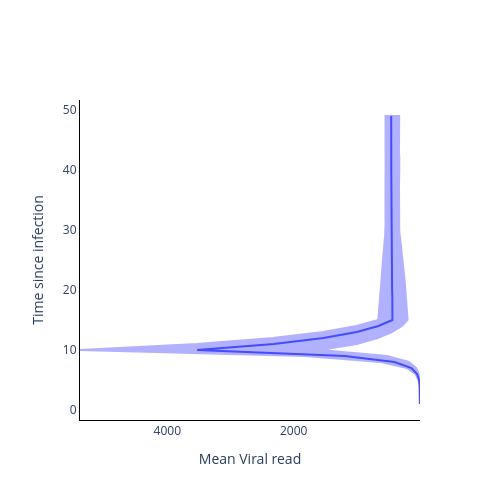

The notebook cell this image was saved under:
### Code cell
fig = go.Figure()

fig.add_trace(
    go.Scatter(
        y=time_from_infec,
        x=np.mean(vr_val, axis=1),
        mode='lines',
        name='Mean Viral read',
        showlegend=False,
    )
)

fig.add_trace(
    go.Scatter(
        y=time_from_infec.tolist() + time_from_infec.tolist()[::-1],
        x=np.quantile(vr_val, 0.975, axis=1).tolist() + np.quantile(vr_val, 0.025, axis=1).tolist()[::-1],
        mode='lines',
        fill='toself',
        fillcolor='blue',
        line_color='blue',
        opacity=0.3,
        showlegend=False,
    )
)

# Add axis labels
fig.update_layout(
    width=500, 
    height=500,
    plot_bgcolor='white',
    xaxis=dict(
        linecolor='black',
        title = 'Mean Viral read',
        autorange='reversed'
        ),
    yaxis=dict(
        linecolor='black',
        title = 'Time since infection'),
    #legend=dict(
    #    orientation="h",
    #    yanchor="bottom",
    #    y=1.02,
    #    xanchor="right",
    #    x=1
    #)
    )

fig.write_image('images/SIR_Viral_read_model.pdf')
fig.show()

### Figure 1 — Plotly figure (JSON) as saved in the notebook; plotly's stock layout.template omitted (floating-point values rounded to 4 significant figures)
{"data": [{"mode": "lines", "name": "Mean Viral read", "showlegend": false, "type": "scatter", "x": [1.809, 1.816, 1.811, 5.339, 15.78, 46.51, 136.9, 404.6, 1193.0, 3528.0, 2316.0, 1528.0, 1001.0, 658.0, 437.6, 435.8, 437.0, 437.1, 438.9, 442.0, 443.0, 444.6, 444.9, 445.4, 448.1, 450.4, 450.8, 452.9, 454.9, 455.3, 456.8, 457.4, 457.2, 457.2, 456.5, 456.3, 456.3, 458.1, 456.5, 455.6, 455.6, 456.3, 457.2, 457.7, 456.9, 455.9, 456.2, 457.2, 456.6], "y": [1, 2, 3, 4, 5, 6, 7, 8, 9, 10, 11, 12, 13, 14, 15, 16, 17, 18, 19, 20, 21, 22, 23, 24, 25, 26, 27, 28, 29, 30, 31, 32, 33, 34, 35, 36, 37, 38, 39, 40, 41, 42, 43, 44, 45, 46, 47, 48, 49]}, {"fill": "toself", "fillcolor": "blue", "line": {"color": "blue"}, "mode": "lines", "opacity": 0.3, "showlegend": false, "type": "scatter", "x": [2.775, 2.774, 2.768, 8.222, 23.98, 71.47, 208.6, 620.6, 1826.0, 5383.0, 3530.0, 2332.0, 1533.0, 1007.0, 661.7, 652.6, 648.4, 637.3, 631.8, 620.1, 615.5, 607.6, 602.0, 591.6, 581.8, 576.4, 567.4, 562.3, 553.1, 546.8, 545.6, 546.8, 548.5, 547.6, 547.9, 547.2, 547.8, 547.0, 546.7, 544.8, 547.7, 546.0, 545.9, 546.3, 546.2, 547.9, 545.7, 545.8, 546.7, 330.2, 332.1, 331.7, 333.7, 333.6, 335.7, 333.5, 328.0, 333.3, 328.5, 330.2, 335.5, 333.1, 332.0, 331.5, 334.9, 335.2, 337.1, 334.3, 329.4, 321.8, 305.3, 296.9, 289.6, 276.5, 270.5, 253.7, 248.4, 239.6, 233.6, 218.3, 214.9, 203.9, 199.0, 197.5, 287.4, 446.8, 670.6, 1003.0, 1578.0, 522.2, 178.3, 60.2, 20.47, 6.85, 2.284, 0.7954, 0.8228, 0.8143], "y": [1, 2, 3, 4, 5, 6, 7, 8, 9, 10, 11, 12, 13, 14, 15, 16, 17, 18, 19, 20, 21, 22, 23, 24, 25, 26, 27, 28, 29, 30, 31, 32, 33, 34, 35, 36, 37, 38, 39, 40, 41, 42, 43, 44, 45, 46, 47, 48, 49, 49, 48, 47, 46, 45, 44, 43, 42, 41, 40, 39, 38, 37, 36, 35, 34, 33, 32, 31, 30, 29, 28, 27, 26, 25, 24, 23, 22, 21, 20, 19, 18, 17, 16, 15, 14, 13, 12, 11, 10, 9, 8, 7, 6, 5, 4, 3, 2, 1]}], "layout": {"height": 500, "plot_bgcolor": "white", "width": 500, "xaxis": {"autorange": "reversed", "linecolor": "black", "title": {"text": "Mean Viral read"}}, "yaxis": {"linecolor": "black", "title": {"text": "Time since infection"}}}}
